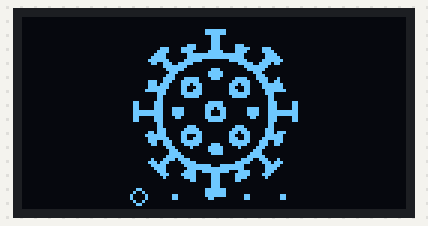
Recording of a sketch running on a simulated ESP8266 (NodeMCU). On the bench: 128×64 one-colour display. WiFi joins after 1.5 s; servers stay silent unless stated; uploads are accepted with an empty reply; what the sketch prints to the serial monitor is not drawn.

Above: at 1.1 s.
At 12.3 s:
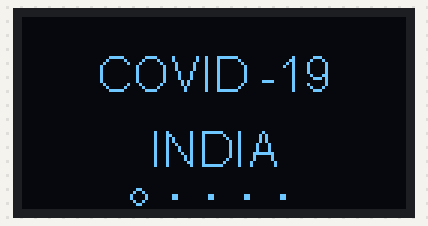
At 12.9 s:
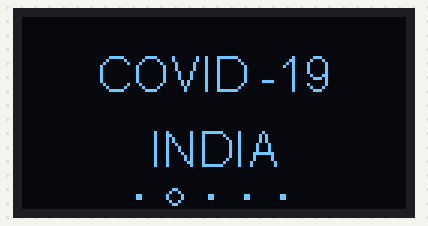
At 18.6 s:
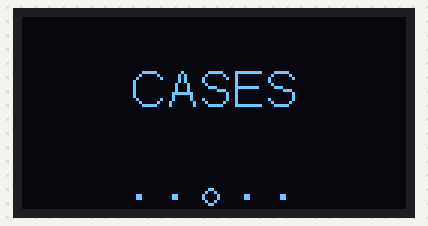
At 24.2 s:
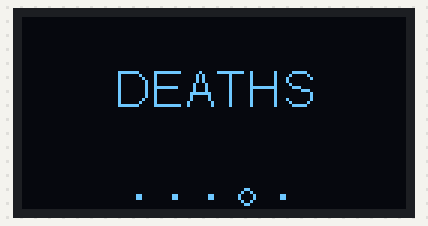
At 29.8 s:
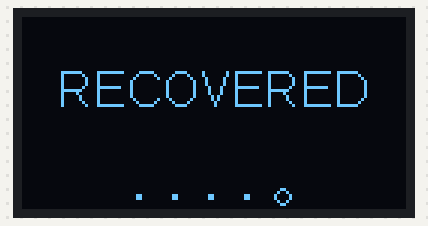

The sketch:

Code.ino
```cpp
/*  This Code is Written by Apurve Karanwal
 *  Corona Virus Tracker OLED Display/Apurve Karanwal
 *  Corona Data: https://www.worldometers.info/coronavirus/
 *  ThingSpeak: https://thingspeak.com/
 *  Library: https://github.com/ThingPulse/esp8266-oled-ssd1306
 */
 #include<ESP8266WiFi.h>        //Use ESP8266 functions
 #include<ESP8266HTTPClient.h>
 #include<Wire.h>  // Only needed for Arduino 1.6.5 and earlier
 #include "SSD1306Wire.h"
 #include "OLEDDisplayUi.h" // Include the UI lib
 #include "images.h"  // Include custom images
  SSD1306Wire  display(0x3c, D2, D1); //  D2 -> SDA and D1 -> SCL
  OLEDDisplayUi ui     ( &display );

  const char* ssid = "XYZ";              //WIFI SSID Name
  const char* password =  "XYZ";        //WIFI Password
  const char* host = "api.thingspeak.com";  //We read the data from this host
  const int httpPortRead = 80;

  const char* url1 = "/apps/thinghttp/send_request?api_key=YWA0V0LQMLUGID0C";     //Change this URL Cases
  const char* url2 = "/apps/thinghttp/send_request?api_key=YWA0V0LQMLUGID0C";   //Deaths
  const char* url3 = "/apps/thinghttp/send_request?api_key=YWA0V0LQMLUGID0C";   //Recovered
  int To_remove;      //There are some irrelevant data on the string and here's how I keep the index
                      //of those characters
  String Cases,Deaths,Recovered,Data_Raw,Data_Raw_1,Data_Raw_2,Data_Raw_3;  //Here I keep the numbers that I got

  WiFiClient client;      //Create a WiFi client and http client
  HTTPClient http;

  void drawFrame1(OLEDDisplay *display, OLEDDisplayUiState* state, int16_t x, int16_t y) {

      //display->drawXbm(x + 34, y + 14, WiFi_Logo_width, WiFi_Logo_height, WiFi_Logo_bits);

      display->clear();
      display->drawXbm(0 , 0 , covid19_width, covid19_height, covid19_bits);
    }

  void drawFrame2(OLEDDisplay *display, OLEDDisplayUiState* state, int16_t x, int16_t y) {
    display->clear();
    display->setTextAlignment(TEXT_ALIGN_CENTER);
    display->setFont(ArialMT_Plain_16);
    display->drawString(64, 10, "COVID -19");
    display->drawString(64, 35, "INDIA");   //Change Country name
   }

  void drawFrame3(OLEDDisplay *display, OLEDDisplayUiState* state, int16_t x, int16_t y) {
    display->clear();
    display->setTextAlignment(TEXT_ALIGN_CENTER);
    display->setFont(ArialMT_Plain_16);
    display->drawString(64,15, "CASES");
    display->drawString(64,35, String(Cases));
  }

  void drawFrame4(OLEDDisplay *display, OLEDDisplayUiState* state, int16_t x, int16_t y) {

   display->clear();
   display->setTextAlignment(TEXT_ALIGN_CENTER);
   display->setFont(ArialMT_Plain_16);
   display->drawString(64,15, "DEATHS");
   display->drawString(64,35, String(Deaths));

  }

  void drawFrame5(OLEDDisplay *display, OLEDDisplayUiState* state, int16_t x, int16_t y) {
   display->clear();
   display->setTextAlignment(TEXT_ALIGN_CENTER);
   display->setFont(ArialMT_Plain_16);
   display->drawString(64,15, "RECOVERED");
   display->drawString(64,35, String(Recovered));
   }

    FrameCallback frames[] = { drawFrame1, drawFrame2, drawFrame3, drawFrame4, drawFrame5 };
    int frameCount = 5;
    int overlaysCount = 1;

  void setup() {
    Serial.begin(115200);
    WiFi.disconnect();             //Disconnect and reconnect to the Wifi you set
    delay(1000);
    WiFi.begin(ssid, password);
    Serial.println("Connected to the WiFi network");   //Display feedback on the serial monitor
    Serial.println(WiFi.localIP());
    ui.setTargetFPS(60);
    ui.setActiveSymbol(activeSymbol);
    ui.setInactiveSymbol(inactiveSymbol);

    // You can change this to
    ui.setIndicatorPosition(BOTTOM); // TOP, LEFT, BOTTOM, RIGHT
    ui.setIndicatorDirection(LEFT_RIGHT);
    ui.setFrameAnimation(SLIDE_LEFT); // SLIDE_LEFT, SLIDE_RIGHT, SLIDE_UP, SLIDE_DOWN
    ui.setFrames(frames, frameCount);
    ui.init();
    display.flipScreenVertically();
    }


void loop() {
  int remainingTimeBudget = ui.update();

  if (remainingTimeBudget > 0) {
    delay(remainingTimeBudget);
  }

   //Reading 1: Reading of cases
    if( http.begin(host,httpPortRead,url1))        //Connect to the host and the url
      {
        int httpCode = http.GET();                //Check feedback if there's a response
        if (httpCode > 0)
        {
          if (httpCode == HTTP_CODE_OK || httpCode == HTTP_CODE_MOVED_PERMANENTLY)
            {

              Data_Raw = http.getString();   //Here we store the raw data string


              Data_Raw_1 = Data_Raw;
              To_remove = Data_Raw_1.indexOf(">");                      //I look for the position of this symbol ">"
              Data_Raw_1.remove(0,To_remove+1);                        //I remove it and everything that's before
              To_remove = Data_Raw_1.indexOf("<");                     //I look for the position of this symbol ">"
              Data_Raw_1.remove(To_remove,Data_Raw_1.length());          //I remove it and everything that's after
                                                                     //Example: This is the raw data received <td style="font-weight: bold; text-align:right">63,927</td>
                                                                     //First we look for ">" and we remove everything before it including it
                                                                     //We stay with this 63,927</td>
                                                                     //We look for "<" symbol and we remove it + everything after
                                                                     //We keep only this 63,927 as string
              Cases=Data_Raw_1;
              Serial.print("Cases: ");  //I choosed to display it on the serial monitor to help you debug
              Serial.println(Cases);

              Data_Raw_2=Data_Raw;
              To_remove = Data_Raw_2.indexOf("<span>");
              Data_Raw_2.remove(0,To_remove+6);
              Data_Raw_3=Data_Raw_2;
              To_remove = Data_Raw_2.indexOf("</span>");
              Data_Raw_2.remove(To_remove,Data_Raw_2.length());

              Deaths=Data_Raw_2;
              Serial.print("Deaths: ");
              Serial.println(Deaths);

              To_remove = Data_Raw_3.indexOf("<span>");
              Data_Raw_3.remove(0,To_remove+6);

              To_remove = Data_Raw_3.indexOf("<");
              Data_Raw_3.remove(To_remove,Data_Raw_3.length());

              Recovered=Data_Raw_3;

              Serial.print("Recovered: ");
              Serial.println(Recovered);

            }
        }
        else //If we can't get data
        {
          Serial.printf("[HTTP] GET... failed, error: %s\n", http.errorToString(httpCode).c_str());
        }

        http.end();
      }
    else //If we can't connect to the HTTP
      {
        Serial.printf("[HTTP} Unable to connect\n");
      }

    while (WiFi.status() != WL_CONNECTED)     //In case the Wifi connexion is lost
      {

        WiFi.disconnect();
        delay(1000);

        WiFi.begin(ssid, password);
        Serial.println("Reconnecting to WiFi..");
        delay(10000);
      }
}
```

Source omitted: images.h (data table, 6934 bytes)

Measured:
- what the display in image 0 shows lasts 11.2 s, from 1.0 s to 12.2 s
- what the display in image 1 shows lasts 0.7 s, from 12.2 s to 12.9 s
- what the display in image 2 shows lasts 5.0 s, from 12.9 s to 17.9 s
